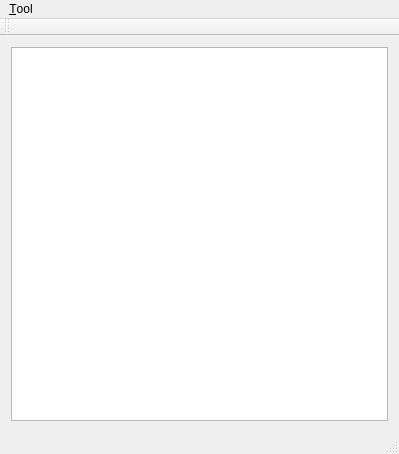
<?xml version="1.0" encoding="UTF-8"?>
<ui version="4.0">
 <class>MainWindow</class>
 <widget class="QMainWindow" name="MainWindow">
  <property name="geometry">
   <rect>
    <x>0</x>
    <y>0</y>
    <width>399</width>
    <height>454</height>
   </rect>
  </property>
  <property name="windowTitle">
   <string>MainWindow</string>
  </property>
  <widget class="QWidget" name="centralWidget">
   <layout class="QVBoxLayout" name="verticalLayout">
    <item>
     <widget class="QListView" name="listView"/>
    </item>
   </layout>
  </widget>
  <widget class="QMenuBar" name="menuBar">
   <property name="geometry">
    <rect>
     <x>0</x>
     <y>0</y>
     <width>399</width>
     <height>25</height>
    </rect>
   </property>
   <widget class="QMenu" name="menu_Tool">
    <property name="title">
     <string>&amp;Tool</string>
    </property>
    <addaction name="action_Add"/>
    <addaction name="action_Selected"/>
   </widget>
   <addaction name="menu_Tool"/>
  </widget>
  <widget class="QToolBar" name="mainToolBar">
   <attribute name="toolBarArea">
    <enum>TopToolBarArea</enum>
   </attribute>
   <attribute name="toolBarBreak">
    <bool>false</bool>
   </attribute>
  </widget>
  <widget class="QStatusBar" name="statusBar"/>
  <action name="action_Add">
   <property name="text">
    <string>&amp;Add</string>
   </property>
  </action>
  <action name="action_Selected">
   <property name="text">
    <string>&amp;Selected</string>
   </property>
  </action>
 </widget>
 <layoutdefault spacing="6" margin="11"/>
 <resources/>
 <connections/>
</ui>
